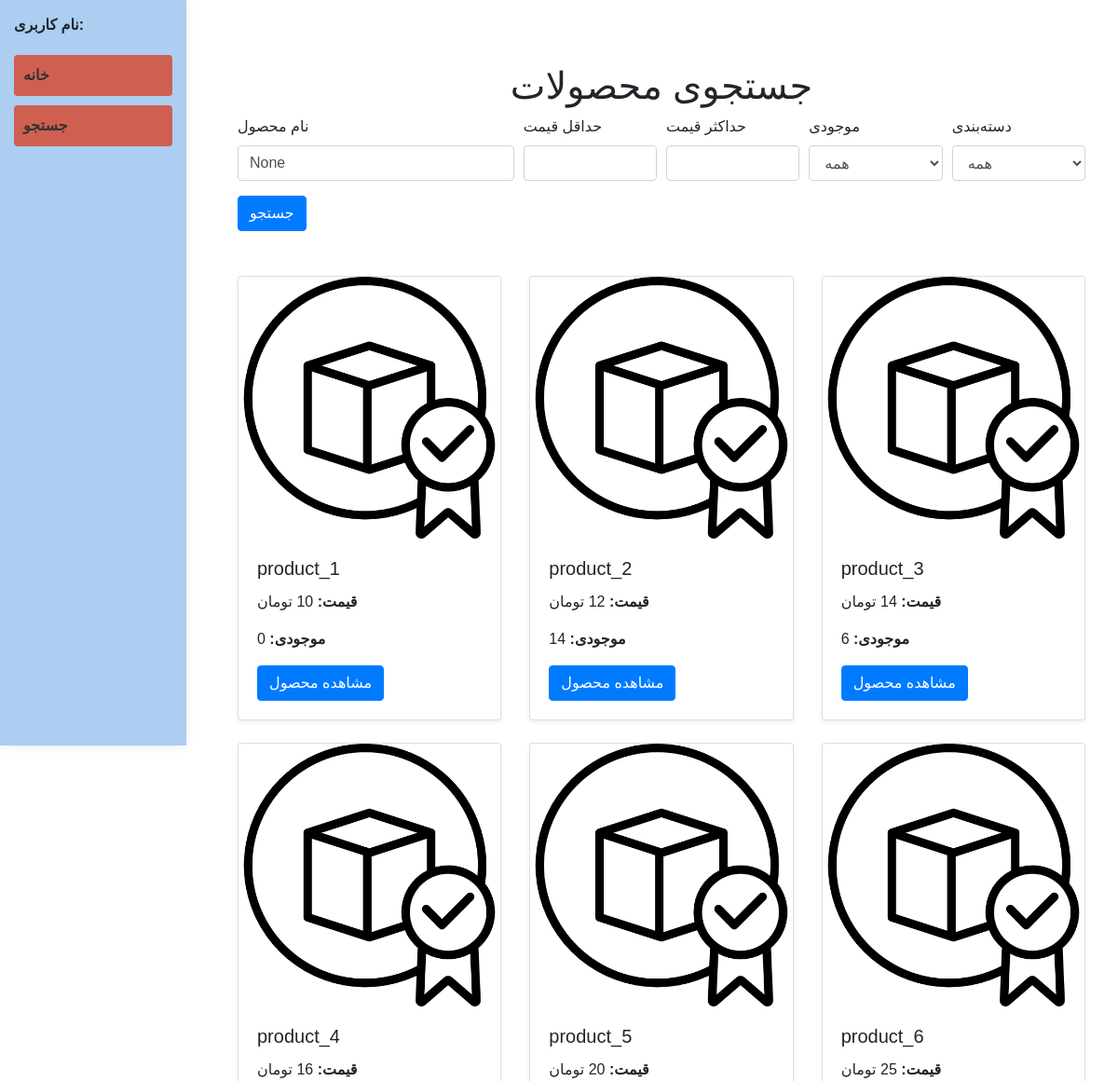
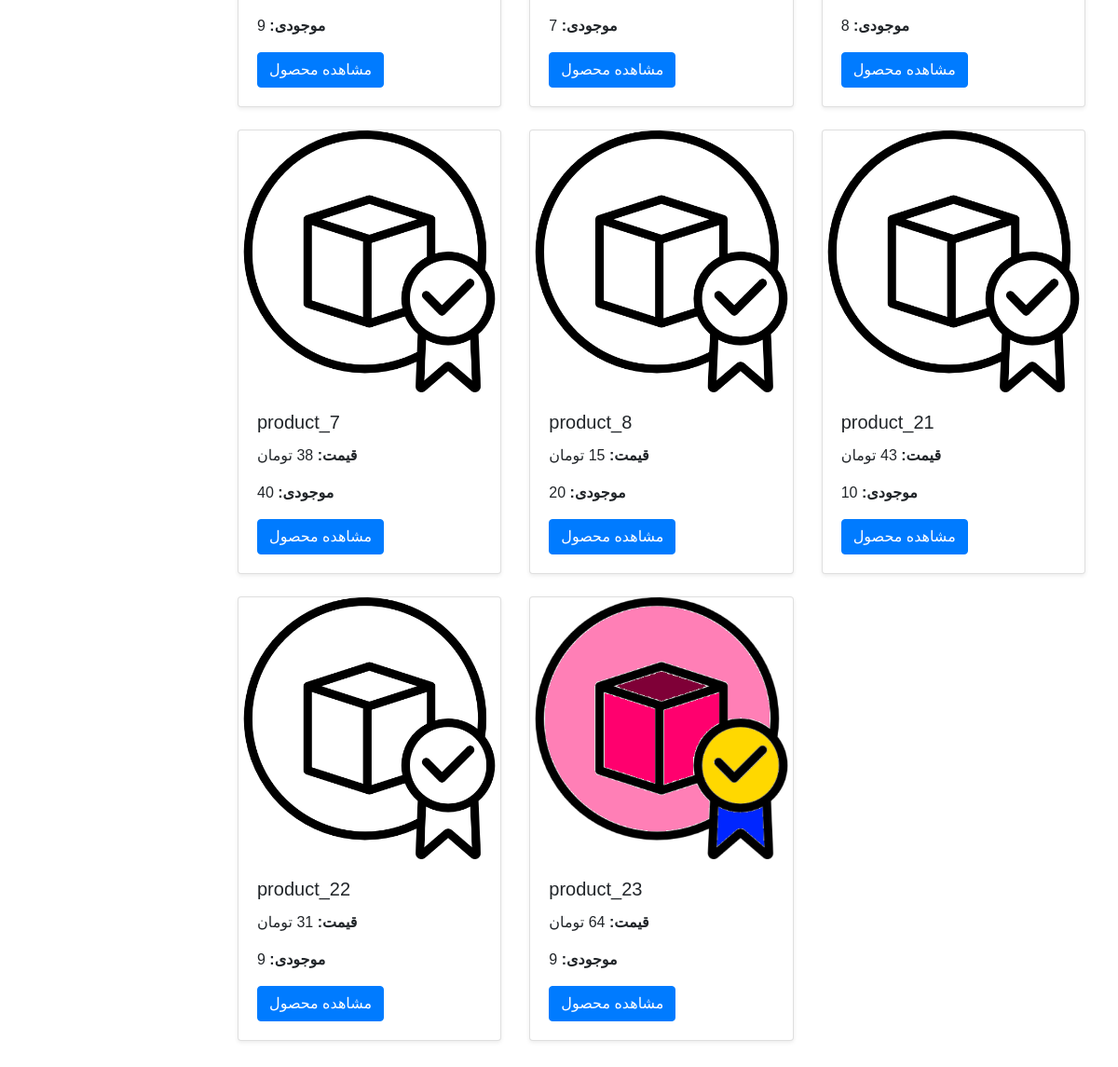
/category/search/, run on the app's committed database (2 pictures, top to bottom).
### product/models.py (models this page shows, shortened)
class Product(models.Model):
    category = models.ForeignKey(Category, on_delete=models.CASCADE)
    name = models.CharField(max_length=225)
    price = models.PositiveIntegerField()
    stock = models.PositiveIntegerField()
    image = models.ImageField(upload_to='product_images/', null=True, blank=True)
    description = models.TextField(null= True, blank=True)
    created_at = models.DateTimeField(auto_now_add=True)

### product/views.py (the view)
# urls.py: path('search/', search_view, name='search'),
def search_view(request):
    name = request.GET.get('name')
    min_price = request.GET.get('min_price')
    max_price = request.GET.get('max_price')
    in_stock = request.GET.get('in_stock')
    category_id = request.GET.get('category')
    products = Product.objects.all()
    if name and name != 'None':
        products = products.filter(name__icontains=name)
    if min_price:
        products = products.filter(price__gte=min_price)
    if max_price:
        products = products.filter(price__lte=max_price)
    if in_stock is not None:
        if in_stock == 'true':
            products = products.filter(stock__gt=0)
        elif in_stock == 'false':
            products = products.filter(stock__lte=0)
    if category_id:
        products = products.filter(category_id=category_id)
    categories = Category.objects.all()
    context = {
        'products': products,
        'categories': categories,
        'name': '' if name == 'None' else name,
        'min_price': min_price,
        'max_price': max_price,
        'in_stock': in_stock,
        'selected_category': category_id,
    }
    return render(request, 'search.html', context)

### templates/search.html (shortened to what this page needs)
{% extends 'base.html' %}
    {% load static %}
    {% block content %}
    <div class="container mt-5">
        <h1 class="text-center">جستجوی محصولات</h1>
        <form method="get" action="{% url 'search' %}" class="mb-5">
            <div class="form-row">
                <div class="col-md-4 mb-3">
                    <label for="q">نام محصول</label>
                    <input type="text" class="form-control" id="name" name="name" value="{{ name }}">
                </div>
                <div class="col-md-2 mb-3">
                    <label for="min_price">حداقل قیمت</label>
                    <input type="number" class="form-control" id="min_price" name="min_price" value="{{ min_price }}">
                </div>
                <div class="col-md-2 mb-3">
                    <label for="max_price">حداکثر قیمت</label>
                    <input type="number" class="form-control" id="max_price" name="max_price" value="{{ max_price }}">
                </div>
                <div class="col-md-2 mb-3">
                    <label for="in_stock">موجودی</label>
                    <select class="form-control" id="in_stock" name="in_stock">
                        <option value="">همه</option>
                    </select>
                </div>
                <div class="col-md-2 mb-3">
                    <label for="category">دسته‌بندی</label>
                    <select class="form-control" id="category" name="category">
                        <option value="">همه</option>
                    </select>
                </div>
            </div>
            <button type="submit" class="btn btn-primary">جستجو</button>
        </form>
        <div class="row">
            {% for product in products %}
                <div class="col-md-4">
                    <div class="card mb-4 shadow-sm">
                        {% if product.image %}
                            <img src="{{ product.image.url }}" class="card-img-top" alt="{{ product.name }}">
                        {% else %}
                            <img src="{% static 'default_image.png' %}" class="card-img-top" alt="Default Image">
                        {% endif %}
                        <div class="card-body">
                            <h5 class="card-title">{{ product.name }}</h5>
                            <p class="card-text"><strong>قیمت:</strong> {{ product.price }} تومان</p>
                            <p class="card-text"><strong>موجودی:</strong> {{ product.stock }}</p>
                            <a href="/product/{{ product.id }}" class="btn btn-primary">مشاهده محصول</a>
                        </div>
                    </div>
                </div>
            {% endfor %}
        </div>
    </div>
    {% endblock %}

### templates/base.html (style rules this page uses)
body { font-family: Arial, sans-serif; margin: 0; padding: 0; }

### data on the page
Product: name "product_1", price "10", stock "0"
Product: name "product_2", stock "14"
Product: name "product_3", stock "6"
Product: name "product_4", price "16", stock "9"
Product: name "product_5", stock "7"
Product: name "product_6", price "25", stock "8"
Product: name "product_7", price "38", stock "40"
Product: name "product_8", stock "20"
Product: name "product_21", price "43", stock "10"
Product: name "product_22", price "31", stock "9"
Product: image (placeholder picture), name "product_23", stock "9"
